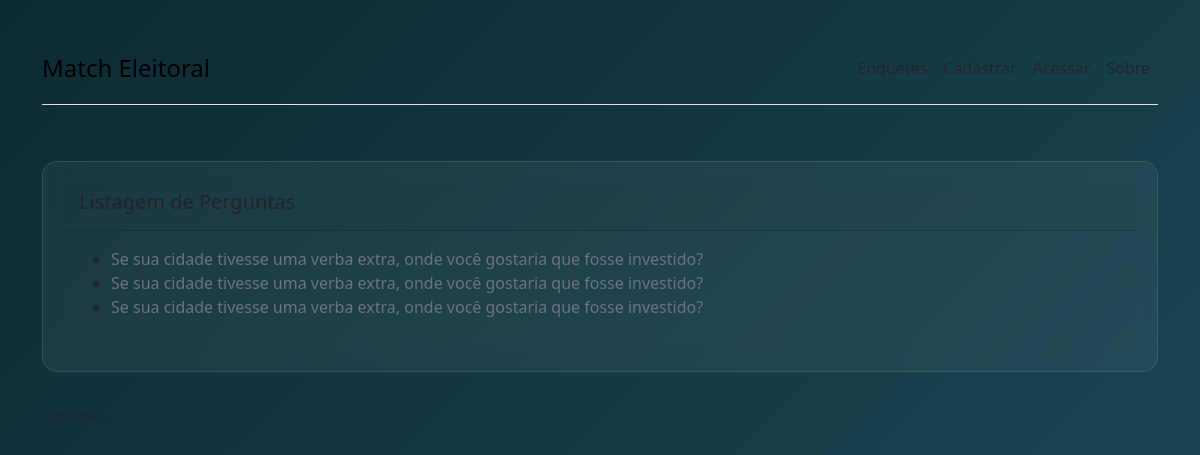
Page /enquete/list/ on the earlier database version.
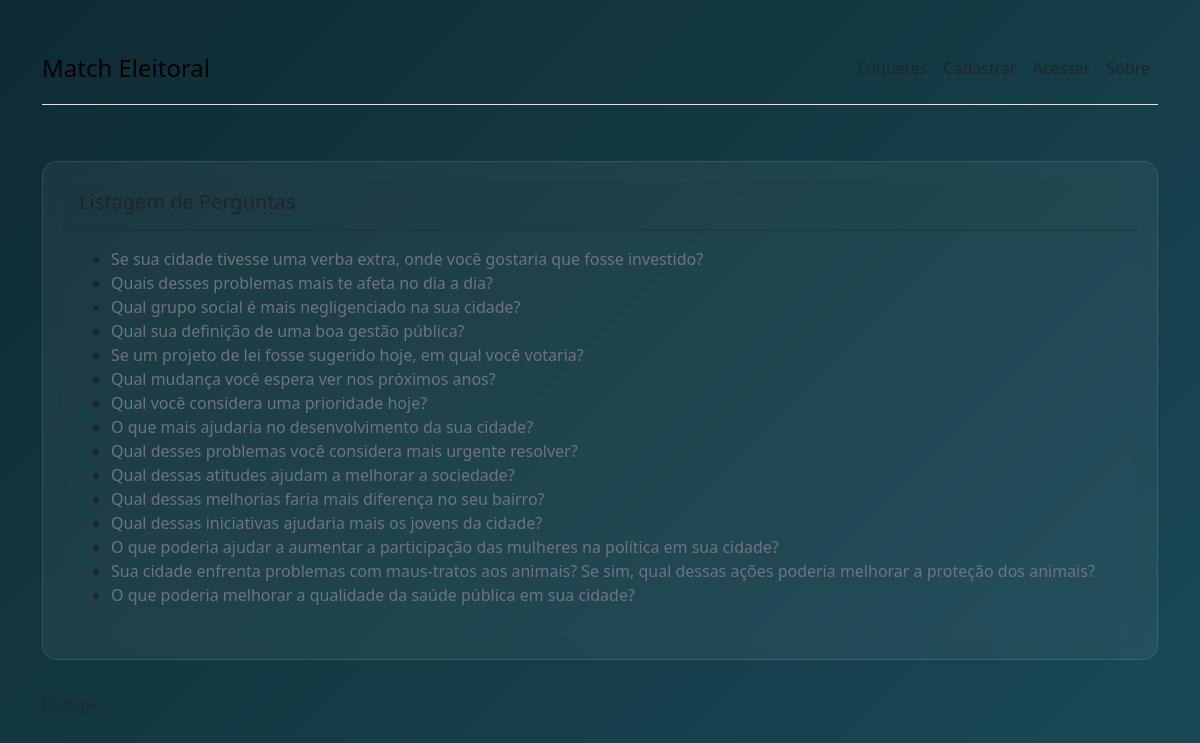
Same page on the later database version.
### polls/models.py (models this page shows, shortened)
class Question(models.Model):
    question_text = models.CharField("Pergunta")
    pub_date = models.DateTimeField("Data de publicação")

### polls/views.py (the view)
# urls.py: path('enquete/list/', views.QuestionListView.as_view(), name='polls_list'),
class QuestionListView(ListView):
    model = Question
    template_name = 'polls/question_list.html'
    context_object_name = 'questions'

### templates/polls/question_list.html
{% extends '_layout1.html' %}
{% block content %}
    <div class="card">
        <div class="card-header">
            <h5 class="card-title">Listagem de Perguntas</h5>
        </div>
        <div class="card-body">
            <ul>
                {% for question in questions %}
                    <li>
                        <a href="{% url 'question_detail' pk=question.id %}" class="link-secondary">
                            {{ question.question_text }}
                        </a>
                    </li>
                {% empty %}
                    <span>Sem perguntas</span>
                {% endfor %}
            </ul>
        </div>
    </div>
{% endblock %}

### templates/_layout1.html (shortened to what this page needs)
{% extends '_base.html' %}
{% load static %}
{% block css %}
    <link rel="stylesheet" href="https://cdn.jsdelivr.net/npm/bootstrap@5.3.8/dist/css/bootstrap.min.css">
    <link rel="stylesheet" href="{% static 'css/base.css' %}">
{% endblock %}
{% block header %}
    <div class="container">
        <header class="d-flex flex-wrap justify-content-center py-3 mb-4 border-bottom">
        <a href="{% url 'index' %}" class="d-flex align-items-center mb-3 mb-md-0 me-md-auto link-body-emphasis text-decoration-none">
        <span class="fs-4">Match Eleitoral</span>
        </a>
        <ul class="nav nav-pills">
            <li class="nav-pills">
                <a href="{% url 'polls_list' %}" class="nav-link px-2 link-dark">Enquetes</a>
            </li>
            {% if user.is_authenticated %}
                <li class="nav-item">
                    <a href="{% url 'account_detail' %}" class="nav-link px-2 link-dark">
                        Minha conta
                    </a>
                </li>
                <li class="nav-pills">
                    <form action="{% url 'logout' %}" method="post" style="display: inline;">
                        {% csrf_token %}
                        <button type="submit" class="nav-link px-2 link-dark">
                            Sair
                        </button>
                    </form>
                </li>
                {% else %}
                    <li class="nav-pills">
                        <a href="{% url 'signup' %}" class="nav-link px-2 link-dark">Cadastrar</a>
                    </li>
                    <li class="nav-pills">
                        <a href="{% url 'login' %}" class="nav-link px-2 link-dark">Acessar</a>
                    </li>
            {% endif %}
            <li class="nav-pills">
                <a href="{% url 'ola' %}" class="nav-link px-2 link-dark">Sobre</a>
            </li>
        </ul>
    </header>
    </div>
{% endblock %}
{% block main %}
    <div class="container">
        {% block content %}{% endblock content %}
    </div>
{% endblock %}
{% block footer %}
    <footer class="footer">
    <div class="container">
        <span class="text-muted">Rodapé...</span>
    </div>
    </footer>
{% endblock %}

### templates/_base.html (shortened to what this page needs)
{% load static %}
<!DOCTYPE html>
<html lang="en">
<head>
    {% block css %}
    {% endblock %}
</head>
<body>
    {% block header %}
    {% endblock %}
    {% block main %}{% endblock %}
    {% block footer %}
    {% endblock %}
</body>
</html>

### templates/_base.html (style rules this page uses)
body { background: linear-gradient(135deg, #0E2B33 0%, #1a4a57 100%); background-attachment: fixed; background-repeat: no-repeat; background-size: cover; min-height: 100vh; color: #ffffff; margin: 0; }
.container { padding-top: 2rem; }
a { color: #4dd0e1; text-decoration: none; }
.card { background: rgba(255, 255, 255, 0.05); backdrop-filter: blur(10px); border: 1px solid rgba(255, 255, 255, 0.1); border-radius: 15px; padding: 20px; }

Differences in the rows shown:
removed Question: question_text "Se sua cidade tivesse uma verba extra, onde você gostaria que fosse investido?"
removed Question: question_text "Se sua cidade tivesse uma verba extra, onde você gostaria que fosse investido?"
added Question: question_text "Quais desses problemas mais te afeta no dia a dia?"
added Question: question_text "Qual grupo social é mais negligenciado na sua cidade?"
added Question: question_text "Qual sua definição de uma boa gestão pública?"
added Question: question_text "Se um projeto de lei fosse sugerido hoje, em qual você votaria?"
added Question: question_text "Qual mudança você espera ver nos próximos anos?"
added Question: question_text "Qual você considera uma prioridade hoje?"
added Question: question_text "O que mais ajudaria no desenvolvimento da sua cidade?"
added Question: question_text "Qual desses problemas você considera mais urgente resolver?"
added Question: question_text "Qual dessas atitudes ajudam a melhorar a sociedade?"
added Question: question_text "Qual dessas melhorias faria mais diferença no seu bairro?"
added Question: question_text "Qual dessas iniciativas ajudaria mais os jovens da cidade?"
added Question: question_text "O que poderia ajudar a aumentar a participação das mulheres na política em sua cidade?"
added Question: question_text "Sua cidade enfrenta problemas com maus-tratos aos animais? Se sim, qual dessas ações poderia melhorar a proteção dos animais?"
added Question: question_text "O que poderia melhorar a qualidade da saúde pública em sua cidade?"
